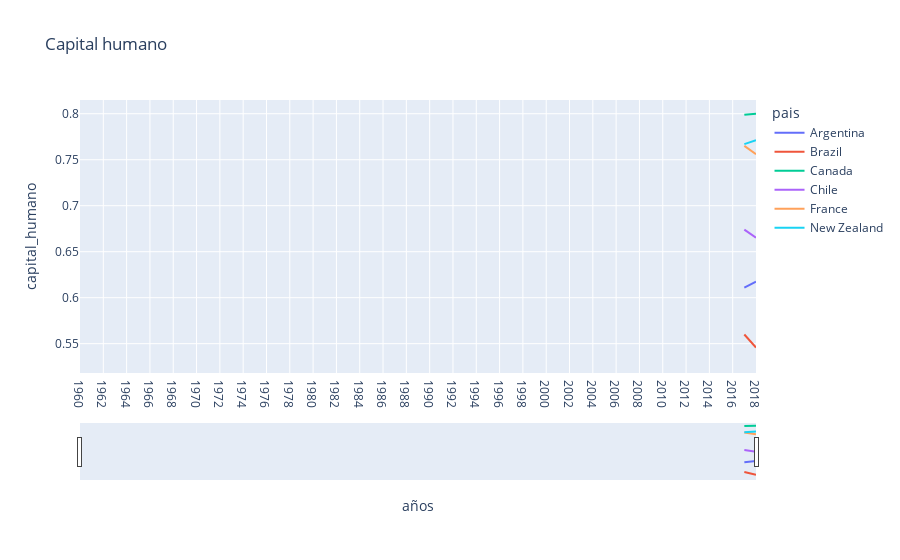

Notebook code for this chart:
### Code cell
fig = px.line(df_cap_hum,x = df_cap_hum.años, y = df_cap_hum.capital_humano, color =df_cap_hum.pais,
             title = "Capital humano")
fig.update_xaxes(rangeslider_visible=True)
fig.show()
#plot(fig)

### Figure 1 — Plotly figure (JSON) as saved in the notebook; plotly's stock layout.template omitted (floating-point values rounded to 4 significant figures)
{"data": [{"hovertemplate": "pais=Argentina<br>años=%{x}<br>capital_humano=%{y}<extra></extra>", "legendgroup": "Argentina", "line": {"color": "#636efa", "dash": "solid"}, "mode": "lines", "name": "Argentina", "orientation": "v", "showlegend": true, "type": "scatter", "x": ["1960", "1961", "1962", "1963", "1964", "1965", "1966", "1967", "1968", "1969", "1970", "1971", "1972", "1973", "1974", "1975", "1976", "1977", "1978", "1979", "1980", "1981", "1982", "1983", "1984", "1985", "1986", "1987", "1988", "1989", "1990", "1991", "1992", "1993", "1994", "1995", "1996", "1997", "1998", "1999", "2000", "2001", "2002", "2003", "2004", "2005", "2006", "2007", "2008", "2009", "2010", "2011", "2012", "2013", "2014", "2015", "2016", "2017", "2018"], "xaxis": "x", "y": [null, null, null, null, null, null, null, null, null, null, null, null, null, null, null, null, null, null, null, null, null, null, null, null, null, null, null, null, null, null, null, null, null, null, null, null, null, null, null, null, null, null, null, null, null, null, null, null, null, null, 0.5886, null, null, null, null, null, null, 0.611, 0.6174], "yaxis": "y"}, {"hovertemplate": "pais=Brazil<br>años=%{x}<br>capital_humano=%{y}<extra></extra>", "legendgroup": "Brazil", "line": {"color": "#EF553B", "dash": "solid"}, "mode": "lines", "name": "Brazil", "orientation": "v", "showlegend": true, "type": "scatter", "x": ["1960", "1961", "1962", "1963", "1964", "1965", "1966", "1967", "1968", "1969", "1970", "1971", "1972", "1973", "1974", "1975", "1976", "1977", "1978", "1979", "1980", "1981", "1982", "1983", "1984", "1985", "1986", "1987", "1988", "1989", "1990", "1991", "1992", "1993", "1994", "1995", "1996", "1997", "1998", "1999", "2000", "2001", "2002", "2003", "2004", "2005", "2006", "2007", "2008", "2009", "2010", "2011", "2012", "2013", "2014", "2015", "2016", "2017", "2018"], "xaxis": "x", "y": [null, null, null, null, null, null, null, null, null, null, null, null, null, null, null, null, null, null, null, null, null, null, null, null, null, null, null, null, null, null, null, null, null, null, null, null, null, null, null, null, null, null, null, null, null, null, null, null, null, null, 0.533, null, null, null, null, null, null, 0.56, 0.5457], "yaxis": "y"}, {"hovertemplate": "pais=Canada<br>años=%{x}<br>capital_humano=%{y}<extra></extra>", "legendgroup": "Canada", "line": {"color": "#00cc96", "dash": "solid"}, "mode": "lines", "name": "Canada", "orientation": "v", "showlegend": true, "type": "scatter", "x": ["1960", "1961", "1962", "1963", "1964", "1965", "1966", "1967", "1968", "1969", "1970", "1971", "1972", "1973", "1974", "1975", "1976", "1977", "1978", "1979", "1980", "1981", "1982", "1983", "1984", "1985", "1986", "1987", "1988", "1989", "1990", "1991", "1992", "1993", "1994", "1995", "1996", "1997", "1998", "1999", "2000", "2001", "2002", "2003", "2004", "2005", "2006", "2007", "2008", "2009", "2010", "2011", "2012", "2013", "2014", "2015", "2016", "2017", "2018"], "xaxis": "x", "y": [null, null, null, null, null, null, null, null, null, null, null, null, null, null, null, null, null, null, null, null, null, null, null, null, null, null, null, null, null, null, null, null, null, null, null, null, null, null, null, null, null, null, null, null, null, null, null, null, null, null, 0.7741, null, null, null, null, null, null, 0.799, 0.8001], "yaxis": "y"}, {"hovertemplate": "pais=Chile<br>años=%{x}<br>capital_humano=%{y}<extra></extra>", "legendgroup": "Chile", "line": {"color": "#ab63fa", "dash": "solid"}, "mode": "lines", "name": "Chile", "orientation": "v", "showlegend": true, "type": "scatter", "x": ["1960", "1961", "1962", "1963", "1964", "1965", "1966", "1967", "1968", "1969", "1970", "1971", "1972", "1973", "1974", "1975", "1976", "1977", "1978", "1979", "1980", "1981", "1982", "1983", "1984", "1985", "1986", "1987", "1988", "1989", "1990", "1991", "1992", "1993", "1994", "1995", "1996", "1997", "1998", "1999", "2000", "2001", "2002", "2003", "2004", "2005", "2006", "2007", "2008", "2009", "2010", "2011", "2012", "2013", "2014", "2015", "2016", "2017", "2018"], "xaxis": "x", "y": [null, null, null, null, null, null, null, null, null, null, null, null, null, null, null, null, null, null, null, null, null, null, null, null, null, null, null, null, null, null, null, null, null, null, null, null, null, null, null, null, null, null, null, null, null, null, null, null, null, null, 0.6264, null, null, null, null, null, null, 0.674, 0.6653], "yaxis": "y"}, {"hovertemplate": "pais=France<br>años=%{x}<br>capital_humano=%{y}<extra></extra>", "legendgroup": "France", "line": {"color": "#FFA15A", "dash": "solid"}, "mode": "lines", "name": "France", "orientation": "v", "showlegend": true, "type": "scatter", "x": ["1960", "1961", "1962", "1963", "1964", "1965", "1966", "1967", "1968", "1969", "1970", "1971", "1972", "1973", "1974", "1975", "1976", "1977", "1978", "1979", "1980", "1981", "1982", "1983", "1984", "1985", "1986", "1987", "1988", "1989", "1990", "1991", "1992", "1993", "1994", "1995", "1996", "1997", "1998", "1999", "2000", "2001", "2002", "2003", "2004", "2005", "2006", "2007", "2008", "2009", "2010", "2011", "2012", "2013", "2014", "2015", "2016", "2017", "2018"], "xaxis": "x", "y": [null, null, null, null, null, null, null, null, null, null, null, null, null, null, null, null, null, null, null, null, null, null, null, null, null, null, null, null, null, null, null, null, null, null, null, null, null, null, null, null, null, null, null, null, null, null, null, null, null, null, 0.7569, null, null, null, null, null, null, 0.765, 0.756], "yaxis": "y"}, {"hovertemplate": "pais=New Zealand<br>años=%{x}<br>capital_humano=%{y}<extra></extra>", "legendgroup": "New Zealand", "line": {"color": "#19d3f3", "dash": "solid"}, "mode": "lines", "name": "New Zealand", "orientation": "v", "showlegend": true, "type": "scatter", "x": ["1960", "1961", "1962", "1963", "1964", "1965", "1966", "1967", "1968", "1969", "1970", "1971", "1972", "1973", "1974", "1975", "1976", "1977", "1978", "1979", "1980", "1981", "1982", "1983", "1984", "1985", "1986", "1987", "1988", "1989", "1990", "1991", "1992", "1993", "1994", "1995", "1996", "1997", "1998", "1999", "2000", "2001", "2002", "2003", "2004", "2005", "2006", "2007", "2008", "2009", "2010", "2011", "2012", "2013", "2014", "2015", "2016", "2017", "2018"], "xaxis": "x", "y": [null, null, null, null, null, null, null, null, null, null, null, null, null, null, null, null, null, null, null, null, null, null, null, null, null, null, null, null, null, null, null, null, null, null, null, null, null, null, null, null, null, null, null, null, null, null, null, null, null, null, 0.7787, null, null, null, null, null, null, 0.767, 0.7712], "yaxis": "y"}], "layout": {"legend": {"title": {"text": "pais"}, "tracegroupgap": 0}, "title": {"text": "Capital humano"}, "xaxis": {"anchor": "y", "domain": [0, 1], "rangeslider": {"visible": true}, "title": {"text": "años"}}, "yaxis": {"anchor": "x", "domain": [0, 1], "title": {"text": "capital_humano"}}}}
